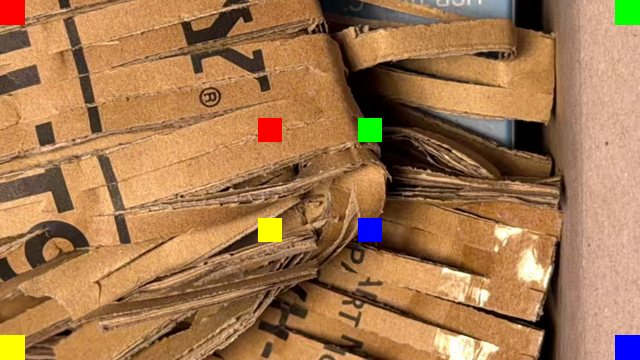
#> input picture FrameFoldTests/Fixtures/export/exq-l169-o1-1.jpg, 640 x 360 px, given in place of f05.png, which was not available
$ python make_fixtures.py out.png
#> lines starting #> are read from the running program, lines starting #| are printed output that depends on the picture
# Baut die Test-Fixtures für FrameFoldTests/ExportMatrixTests.swift aus echtem
# Material. Aufruf: python -I make_fixtures.py <Zielordner>
# Eckmarken in der GEMEINTEN Ansicht: rot oben links, grün oben rechts,
# gelb unten links, blau unten rechts – je einmal in der Ecke und einmal nahe
# der Bildmitte (Mitte ± 14 % der kurzen Kante), damit sie jeden Zuschnitt überleben.
import os, subprocess, sys, shutil
from PIL import Image, ImageOps, ImageDraw, ImageFilter
import numpy as np

OUT = sys.argv[1]
WORK = "/private/tmp/ff-export-qa"
RB = WORK + "/src/rb/f%02d.png"
L59 = "/Users/rbracharz/Desktop/05_Projekte/framefold-spot/archiv-quellen/Learning1959.mp4"
os.makedirs(OUT, exist_ok=True)

RED, GREEN, YELLOW, BLUE = (255, 0, 0), (0, 255, 0), (255, 255, 0), (0, 0, 255)

def mark(img):
    img = img.convert("RGB").copy()
    w, h = img.size
    s = min(w, h)
    m = round(0.07 * s)
    d = round(0.14 * s)
    dr = ImageDraw.Draw(img)
    # Ecken
    dr.rectangle([0, 0, m - 1, m - 1], fill=RED)
    dr.rectangle([w - m, 0, w - 1, m - 1], fill=GREEN)
    dr.rectangle([0, h - m, m - 1, h - 1], fill=YELLOW)
    dr.rectangle([w - m, h - m, w - 1, h - 1], fill=BLUE)
    # Mitte
    cx, cy = w // 2, h // 2
    for (sx, sy, c) in [(-1, -1, RED), (1, -1, GREEN), (-1, 1, YELLOW), (1, 1, BLUE)]:
        x, y = cx + sx * d, cy + sy * d
        dr.rectangle([x - m // 2, y - m // 2, x + m // 2 - 1, y + m // 2 - 1], fill=c)
    return img

# gespeicherte Pixel = Umkehrung der Anzeige-Drehung
INVERSE = {1: None, 2: Image.FLIP_LEFT_RIGHT, 3: Image.ROTATE_180, 4: Image.FLIP_TOP_BOTTOM,
           5: Image.TRANSPOSE, 6: Image.ROTATE_90, 7: Image.TRANSVERSE, 8: Image.ROTATE_270}

def save_jpeg(intended, name, o, quality=84):
    stored = intended if INVERSE[o] is None else intended.transpose(INVERSE[o])
    exif = Image.Exif()
    exif[0x0112] = o
    exif[0x010F] = "Apple"      # Make – wie eine Kamera
    path = os.path.join(OUT, name)
    stored.save(path, "JPEG", quality=quality, exif=exif)
    # Gegenprobe mit PILs eigener Umsetzung
    back = ImageOps.exif_transpose(Image.open(path))
    assert back.size == intended.size, (name, back.size, intended.size)
    diff = np.abs(np.asarray(back, dtype=int) - np.asarray(intended, dtype=int)).mean()
    assert diff < 6, (name, diff)
    return path

def crop_center(img, ratio):
    w, h = img.size
    if w / h > ratio:
        nw = round(h * ratio); x = (w - nw) // 2
        return img.crop((x, 0, x + nw, h))
    nh = round(w / ratio); y = (h - nh) // 2
    return img.crop((0, y, w, y + nh))

def raw(n):
    return Image.open(RB % n).convert("RGB")

_H = {}
def shake(k):
    """Echte Verwacklung: Abbildung von Bild 1 auf Bild k der Aufnahme aus der Hand (per Merkmalsabgleich gemessen)."""
    if k not in _H:
        import cv2
        g1 = cv2.cvtColor(np.asarray(raw(1)), cv2.COLOR_RGB2GRAY); gk = cv2.cvtColor(np.asarray(raw(k)), cv2.COLOR_RGB2GRAY)
        orb = cv2.ORB_create(4000); k1, d1 = orb.detectAndCompute(g1, None); k2, d2 = orb.detectAndCompute(gk, None)
        m = sorted(cv2.BFMatcher(cv2.NORM_HAMMING, crossCheck=True).match(d1, d2), key=lambda x: x.distance)[:600]
        H, _ = cv2.findHomography(np.float32([k1[x.queryIdx].pt for x in m]), np.float32([k2[x.trainIdx].pt for x in m]), cv2.RANSAC, 3.0)
        _H[k] = H; print("Verwacklung Bild", k, np.round(H, 4).tolist())
    return _H[k]

def rb(n):
    # Bilder 1 bis 3 der Aufnahme zeigen einen Paketaufkleber mit Name und
    # Adresse; sie gehören nicht ins öffentliche Repo. Ersatz: das Bild der
    # Kopfhörerschachtel (Bild 5), bewegt mit der echten, aus den Bildern 1 bis 3
    # gemessenen Verwacklung. Motiv und Bewegung sind echt, nur nicht aus demselben Bild.
    if n in (1, 2, 3):
        import cv2
        src = np.asarray(raw(5)); h, w = src.shape[:2]
        if n == 1: return Image.fromarray(src)
        return Image.fromarray(cv2.warpPerspective(src, shake(n), (w, h), flags=cv2.INTER_LANCZOS4, borderMode=cv2.BORDER_REFLECT))
    return raw(n)

def edge_ok(img, name):
    a = np.asarray(img.convert("L"), dtype=float)
    for label, strip in [("oben", a[:3]), ("unten", a[-3:]), ("links", a[:, :3]), ("rechts", a[:, -3:])]:
        assert strip.mean() > 30, (name, label, strip.mean())

# Fotosätze (gemeinte Ansicht), je drei Bilder
SETS = {
    # hochkant 3:4 – Kopfhörerschachtel, dieselbe Ansicht mit echter (gemessener) Verwacklung
    "p34": [crop_center(rb(n), 3 / 4).resize((480, 640), Image.LANCZOS) for n in (1, 2, 3)],
    # quer 4:3 – Kopfhörer, ruhige Ansicht
    "l43": [crop_center(rb(n), 4 / 3).resize((640, 480), Image.LANCZOS) for n in (9, 10, 11)],
    # hochkant 9:16 – Kopfhörer
    "p916": [rb(n).resize((360, 640), Image.LANCZOS) for n in (12, 13, 14)],
    # quer 16:9 – drei verschiedene Szenen (aus der Hand, jedes Bild anders)
    "l169": [crop_center(rb(n), 16 / 9).resize((640, 360), Image.LANCZOS) for n in (4, 5, 9)],
}
#> in raw, returned value is the input picture: PIL image 640x360 RGB; mean R, G, B 164, 120.1, 80.2
#> in crop_center, `w, h = img.size`: w = 640; h = 360
#> in crop_center, `nw = round(h * ratio)`: nw = 270
#> in crop_center, `x = (w - nw) // 2`: x = 185
#> in crop_center, `return img.crop((x, 0, x + nw, h))`:
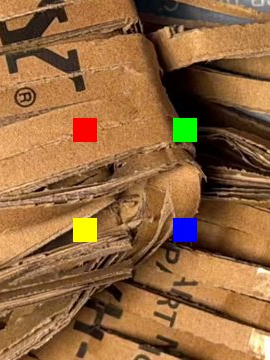
#> returned value: PIL image 270x360 RGB; mean R, G, B 145.8, 103.5, 63.9
#> call 3 of raw, with n = 1
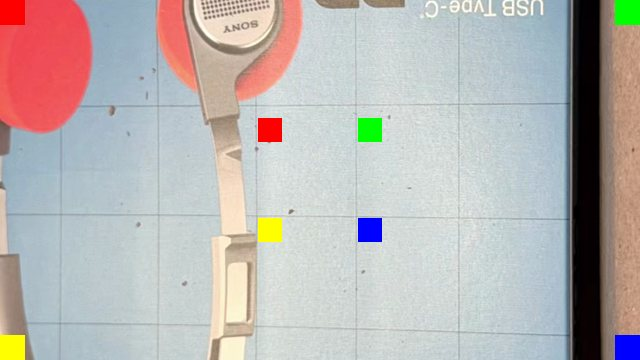
#> input picture FrameFoldTests/Fixtures/export/exq-l169-o1-2.jpg, 640 x 360 px, given in place of f01.png, which was not available
#> in raw, returned value is the input picture: PIL image 640x360 RGB; mean R, G, B 185, 180.6, 178.9
#> in shake, `g1 = cv2.cvtColor(np.asarray(raw(1)), cv2.COLOR_RGB2GRAY)`:
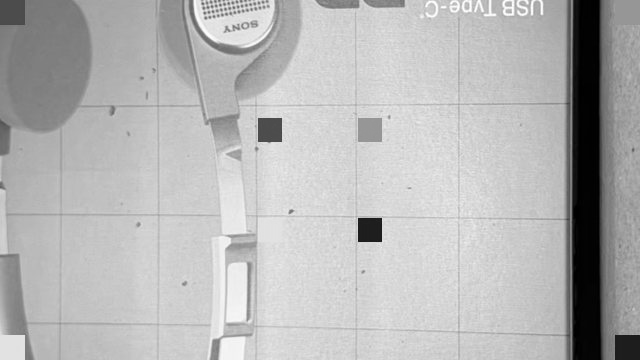
#> g1: shape (360, 640); min 0, max 255, mean 181.7
#> in shake, `k1, d1 = orb.detectAndCompute(g1, None)`: k1 = 371 keypoints; strongest (x, y, size): (381, 240, 31), (379, 218, 31), (360, 241, 31), (358, 240, 31)
#> in shake, `k2, d2 = orb.detectAndCompute(gk, None)`: k2 has the same summary as k1
#> in shake, `m = sorted(cv2.BFMatcher(cv2.NORM_HAMMING, crossCheck=True).match(d1, ..`: m = 371 matches
#> in shake, `m = sorted(cv2.BFMatcher(cv2.NORM_HAMMING, crossCheck=True).match(d1, ..`:
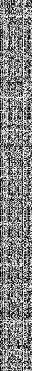
#> d1: shape (371, 32); min 0, max 255, mean 130.2
#> in shake, `H, _ = cv2.findHomography(np.float32([k1[x.queryIdx].pt for x in m]), ..`: H = [[1, -1.62e-16, 7.21e-13], [-6.92e-16, 1, 3.09e-13], [-5.02e-18, -1.69e-18, 1]]
#| Verwacklung Bild 2 [[1.0, -0.0, 0.0], [-0.0, 1.0, 0.0], [-0.0, -0.0, 1.0]]
#> (the run stopped early here; a loop or call above may not have finished)
